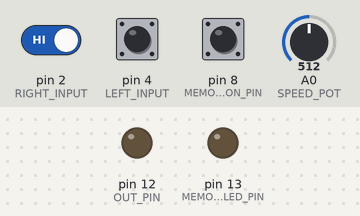
Bench run of a sketch on a simulated Arduino Uno, built with avr-gcc and run on an emulated ATmega328P. Shown: output pins drawn as LEDs (lit = HIGH). Dashed ring = blinking. The inputs (shaded band) are chosen by the test bench; at power-on: pin 8 (MEMORY_BUTTON_PIN) HIGH, pin 2 (RIGHT_INPUT) HIGH, pin 4 (LEFT_INPUT) HIGH, A0 (SPEED_POT) = 512.

Above: at 1.2 s.
1.3 s: pin 8 (MEMORY_BUTTON_PIN) pulled LOW for 0.15 s
At 2.0 s:
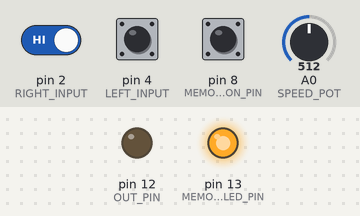
2.9 s: pin 8 (MEMORY_BUTTON_PIN) pulled LOW for 1 s
At 3.2 s:
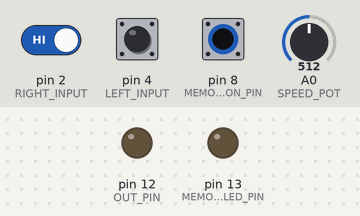
5.4 s: pin 8 (MEMORY_BUTTON_PIN) pulled LOW for 3.2 s
At 6.3 s:
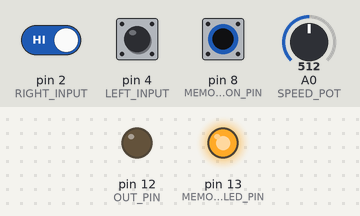
10.1 s: pin 2 (RIGHT_INPUT) driven LOW and pin 8 (MEMORY_BUTTON_PIN) driven LOW
At 10.25 s:
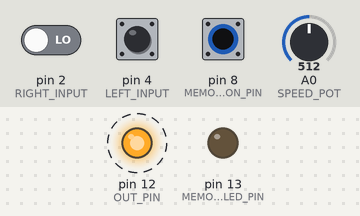
Timing chart, 0 to 14.1 s (numbered marks = the images above; inputs shaded):
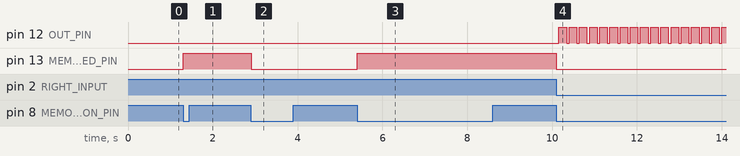

The sketch:

k3gds_keyer.ino
```cpp
/*
 * v1.0 CW Keyer by Scott K3GDS
 */

#define MEMORY_SIZE 1500
#define DIT 1
#define DAH 2
#define CHAR_SPACE 3
#define WORD_SPACE 4

// Char and word space are 1 down because they are
// always followed by a space in a dit or dah
const int DIT_UNITS   = 1;
const int DAH_UNITS   = 3;
const int SPACE_UNITS = 1;
const int CHAR_SPACE_UNITS = 2;
const int WORD_SPACE_UNITS = 6;

const int LEFT_INPUT  = 4;
const int RIGHT_INPUT = 2;
const int SPEED_POT   = A0;
const int OUT_PIN     = 12;
const int MEMORY_LED_PIN    = 13;
const int MEMORY_BUTTON_PIN = 8;

int unit_length_ms;
int dit_length_ms;
int dah_length_ms;
int space_length_ms;
int char_space_length_ms;
int word_space_length_ms;

boolean is_recording;
byte last_played;
byte left_state;
byte right_state;
byte memory_button_state;
int button_duration;
unsigned long silence_begin_time;

byte memory[MEMORY_SIZE];
int memory_index;

void memory_add_item(int event) {
	if (memory_index == MEMORY_SIZE) {
		stop_recording();
	} else if (memory_index == 0 && (event == CHAR_SPACE || event == WORD_SPACE)) {
		// Do nothing.  Don't add leading silence.
	} else {
		memory[memory_index] = event;
		memory_index++;
	}
}

void memory_add_silence(int duration) {
	if (duration < (dah_length_ms * 0.5)) {
		// Do nothing.
	} else if (duration >= (dah_length_ms * 0.5) && duration <= (dah_length_ms * 1.5)) {
		memory_add_item(CHAR_SPACE);
	} else {
		memory_add_item(WORD_SPACE);
	}
}

void play_memory() {
	memory_index = 0;
	while (memory[memory_index] != 42 && memory_index < MEMORY_SIZE) {
		if (!digitalRead(LEFT_INPUT) || !digitalRead(RIGHT_INPUT)) {
			break;
		}
		set_lengths();

		byte next_item = memory[memory_index];
		switch (next_item) {
			case DIT:
				play(DIT);
				break;
			case DAH:
				play(DAH);
				break;
			case CHAR_SPACE:
				delay(char_space_length_ms);
				break;
			case WORD_SPACE:
				delay(word_space_length_ms);
				break;
		}
		memory_index++;
	}
}

void clean_memory() {
	for(int x = 0; x < MEMORY_SIZE; x++) {
  		memory[x] = 42; // A meaningful number
	}
}

void start_recording() {
	clean_memory();
	memory_index = 0;
	is_recording = true;
	digitalWrite(MEMORY_LED_PIN, HIGH);
}

void stop_recording() {
	is_recording = false;
	digitalWrite(MEMORY_LED_PIN, LOW);
}

void play(int char_type) {
	if (is_recording) {
		if (silence_begin_time != 0) {
			memory_add_silence(millis() - silence_begin_time);
		}
		memory_add_item(char_type);
	}

	delay(space_length_ms);
	digitalWrite(OUT_PIN, HIGH);
	if (char_type == DIT) {
		delay(dit_length_ms);
	} else if (char_type == DAH) {
		delay(dah_length_ms);
	}
	digitalWrite(OUT_PIN, LOW);

	last_played = char_type;
	silence_begin_time = 0;
}

void set_lengths() {
	/* The math in the first line covers pot input from 0 to 1023.
	 * This gives values from 40 - 80ms.
	 */
	unit_length_ms = 40 + (analogRead(SPEED_POT) / 25);
	dit_length_ms   = unit_length_ms * DIT_UNITS;
	dah_length_ms   = unit_length_ms * DAH_UNITS;
	space_length_ms = unit_length_ms * SPACE_UNITS;
	char_space_length_ms = unit_length_ms * CHAR_SPACE_UNITS;
	word_space_length_ms = unit_length_ms * WORD_SPACE_UNITS;
}

void setup() {
	pinMode(LEFT_INPUT, INPUT_PULLUP);
	pinMode(RIGHT_INPUT, INPUT_PULLUP);
	pinMode(MEMORY_LED_PIN, OUTPUT);
	pinMode(MEMORY_BUTTON_PIN, INPUT_PULLUP);
	pinMode(OUT_PIN, OUTPUT);
	set_lengths();
	last_played = DIT; // Could also be DAH
	is_recording = false;
}

void loop() {
	set_lengths();

	// Not reversed becaues my button is normally closed type
	memory_button_state = digitalRead(MEMORY_BUTTON_PIN);
	if (memory_button_state) {
		button_duration = 0;
		while (memory_button_state) {
			delay(10);
			button_duration += 10;
			// Not reversed because my button is normally closed type
			memory_button_state = digitalRead(MEMORY_BUTTON_PIN);
		}
		if (is_recording) {
			stop_recording();
		} else if (button_duration > 1000) {
			start_recording();
		} else {
			play_memory();
		}
	}

	// !Value beause INPUT_PULLUP in setup()
	left_state  = !digitalRead(LEFT_INPUT);
	right_state = !digitalRead(RIGHT_INPUT);

	if ((!left_state) && (!right_state)) {
		if (silence_begin_time == 0) { // Silence not most recent
			silence_begin_time = millis();
		}
	}

	if (left_state && (!right_state)) {
		play(DIT);
	}
	if ((!left_state) && right_state) {
		play(DAH);
	}
	if (left_state && right_state) {
		if (last_played == DIT) {
			play(DAH);
		}
		if (last_played == DAH) {
			play(DIT);
		}
	}
}
```

Measured:
- after the input at 1.3 s, pin 13 (MEMORY_LED_PIN): LOW → HIGH at once
- after the input at 2.9 s, pin 13 (MEMORY_LED_PIN): HIGH → LOW at once
- after the input at 5.4 s, pin 13 (MEMORY_LED_PIN): LOW → HIGH at once
- after the input at 10.1 s, pin 12 (OUT_PIN): alternates HIGH for 0.18 s and LOW for 0.06 s, starting after 0.06 s; pin 13 (MEMORY_LED_PIN): HIGH → LOW at once
